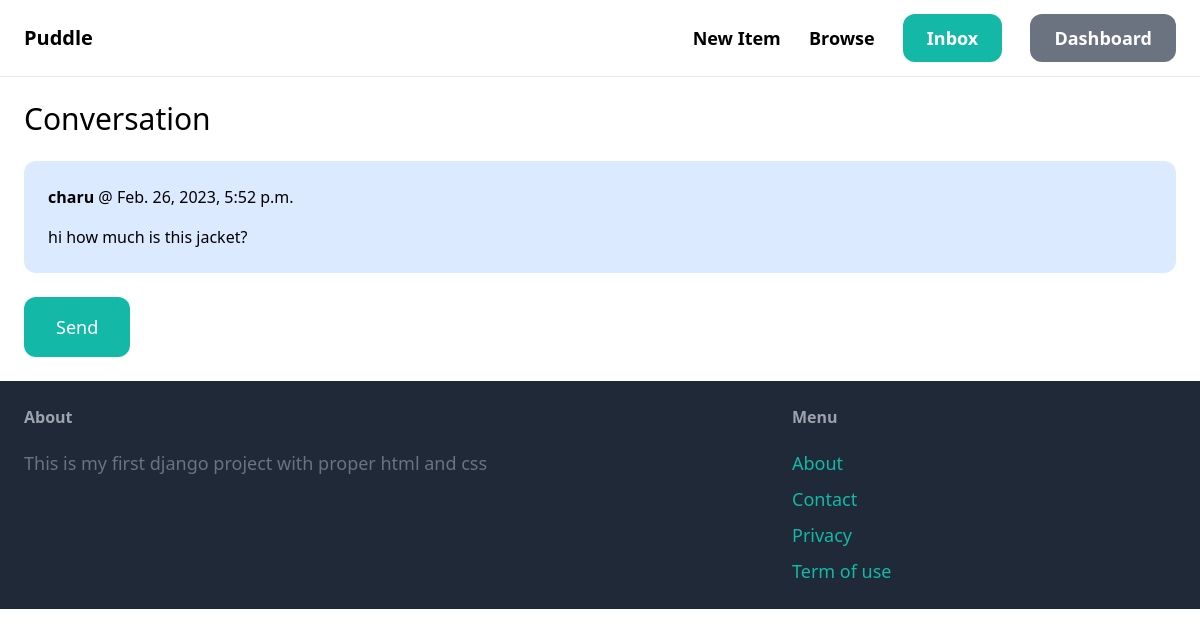
The page /inbox/1/ (signed in) on the database its author committed.
### conversation/models.py (models this page shows)
class ConversationMessage(models.Model):
    conversation = models.ForeignKey(Conversation,related_name='messages',on_delete=models.CASCADE)
    content = models.TextField()
    created_at = models.DateTimeField(auto_now_add=True)
    created_by = models.ForeignKey(User,related_name='created_messages' ,on_delete=models.CASCADE)

### conversation/views.py (the view)
# urls.py: path('<int:id>/', views.detail,name='detail'),
@login_required
def detail(request, id):
   conversation = Conversation.objects.filter(members__in=[request.user.id]).get(id=id)
   return render(request, 'conversation/detail.html', {
        'conversation': conversation,
    })

### conversation/templates/conversation/detail.html (shortened to what this page needs)
{% extends 'core/base.html' %}
{% block content %}
<h1 class="mb-6 text-3xl">Conversation</h1>
<div class="space-y-6">
    {% for message in conversation.messages.all %}
        <div class="p-6 flex {% if message.created_by == request.user %}bg-blue-100{% else %}bg-gray-100{% endif %} rounded-xl">
            <div>
                <p class="mb-4"><strong>{{ message.created_by.username }}</strong> @ {{ message.created_at }}</p>
                <p>{{ message.content }}</p>
            </div>
        </div>
    {% endfor %}
</div>
<form method="post" action="." class="mt-6">
    <button class="py-4 px-8 text-lg bg-teal-500 hover:bg-teal-700 rounded-xl text-white">Send</button>
</form>
{% endblock %}

### rows shown on the page
ConversationMessage: created_by.username "charu", created_at "Feb. 26, 2023, 5:52 p.m.", content "hi how much is this jacket?"
